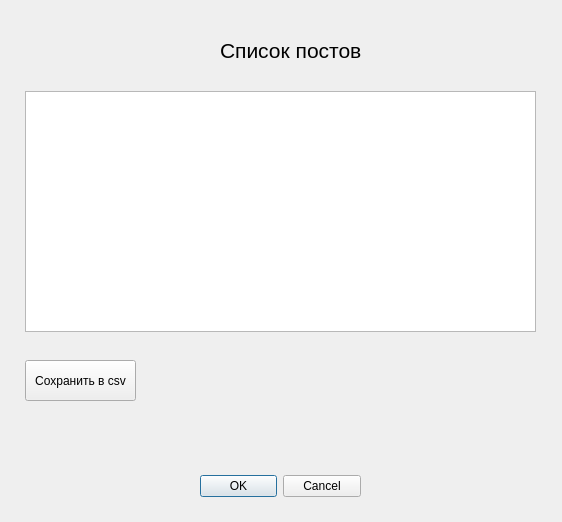
<?xml version="1.0" encoding="UTF-8"?>
<ui version="4.0">
 <class>Dialog</class>
 <widget class="QDialog" name="Dialog">
  <property name="geometry">
   <rect>
    <x>0</x>
    <y>0</y>
    <width>562</width>
    <height>522</height>
   </rect>
  </property>
  <property name="windowTitle">
   <string>Dialog</string>
  </property>
  <widget class="QDialogButtonBox" name="buttonBox">
   <property name="geometry">
    <rect>
     <x>200</x>
     <y>470</y>
     <width>161</width>
     <height>32</height>
    </rect>
   </property>
   <property name="orientation">
    <enum>Qt::Horizontal</enum>
   </property>
   <property name="standardButtons">
    <set>QDialogButtonBox::Cancel|QDialogButtonBox::Ok</set>
   </property>
  </widget>
  <widget class="QLabel" name="label">
   <property name="geometry">
    <rect>
     <x>220</x>
     <y>40</y>
     <width>191</width>
     <height>21</height>
    </rect>
   </property>
   <property name="font">
    <font>
     <pointsize>16</pointsize>
    </font>
   </property>
   <property name="text">
    <string>Список постов</string>
   </property>
  </widget>
  <widget class="QTableView" name="tableView">
   <property name="geometry">
    <rect>
     <x>25</x>
     <y>91</y>
     <width>511</width>
     <height>241</height>
    </rect>
   </property>
  </widget>
  <widget class="QPushButton" name="pushButton">
   <property name="geometry">
    <rect>
     <x>25</x>
     <y>360</y>
     <width>111</width>
     <height>41</height>
    </rect>
   </property>
   <property name="text">
    <string>Сохранить в csv</string>
   </property>
  </widget>
 </widget>
 <resources/>
 <connections>
  <connection>
   <sender>buttonBox</sender>
   <signal>accepted()</signal>
   <receiver>Dialog</receiver>
   <slot>accept()</slot>
   <hints>
    <hint type="sourcelabel">
     <x>248</x>
     <y>254</y>
    </hint>
    <hint type="destinationlabel">
     <x>157</x>
     <y>274</y>
    </hint>
   </hints>
  </connection>
  <connection>
   <sender>buttonBox</sender>
   <signal>rejected()</signal>
   <receiver>Dialog</receiver>
   <slot>reject()</slot>
   <hints>
    <hint type="sourcelabel">
     <x>316</x>
     <y>260</y>
    </hint>
    <hint type="destinationlabel">
     <x>286</x>
     <y>274</y>
    </hint>
   </hints>
  </connection>
 </connections>
</ui>
